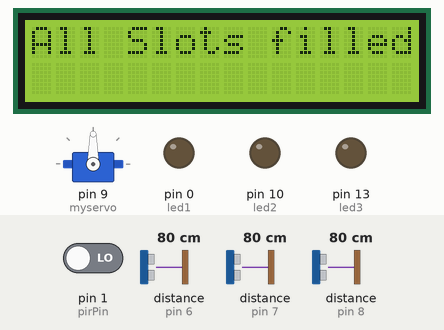
This sketch was run on a simulated Arduino Uno, built with avr-gcc and run on an emulated ATmega328P. On the bench: servo, 16×2 character LCD, output pins drawn as LEDs (lit = HIGH). Wiring (inferred from the names in the program): 3 × ultrasonic range finder: trigger pin 6, echo pin 6 / trigger pin 7, echo pin 7 / trigger pin 8, echo pin 8. The test bench sets the inputs (shaded band); at power-on: distance to the obstacle (sensors on pin 6, pin 7, pin 8) 80 cm, pin 1 (pirPin) LOW. The echo pulse lasts 58.3 µs per cm.

Above: at 1.2 s.
1.3 s: distance to the obstacle (sensor on pin 6) set to 4 cm
5.4 s: distance to the obstacle (sensor on pin 6) set to 2 cm
At 6.9 s:
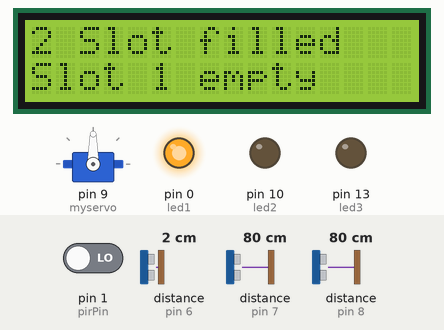
9.5 s: pin 1 (pirPin) driven HIGH
At 12.0 s:
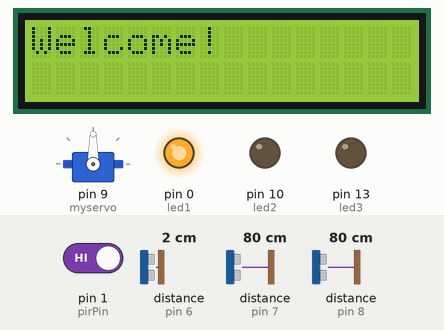
13.1 s: distance to the obstacle (sensor on pin 6) set to 9 cm
At 16.9 s:
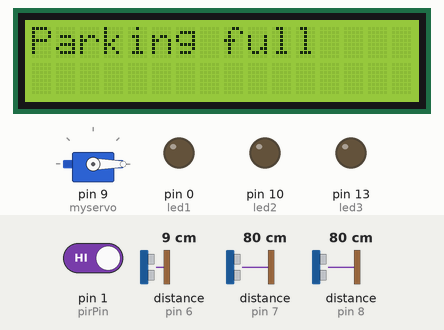
17.2 s: distance to the obstacle (sensor on pin 7) set to 4 cm
21.3 s: distance to the obstacle (sensor on pin 7) set to 2 cm
At 24.3 s:
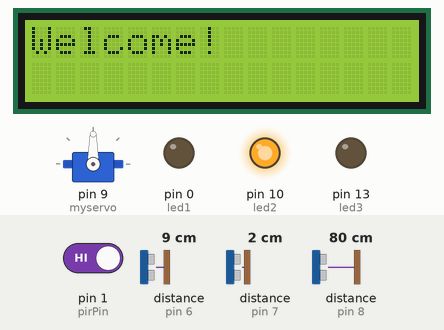
Timing chart, 0 to 28.2 s (numbered marks = the images above; inputs shaded):
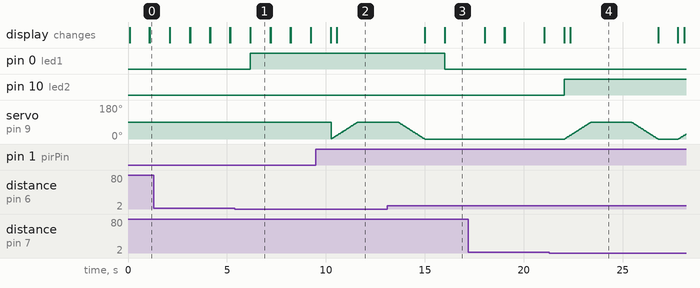

Measured:
- the behaviour switches between 3 and 2 cm on distance to the obstacle (sensor on pin 6) (found by bisection; images 0 and 1)
- the behaviour switches between 3 and 2 cm on distance to the obstacle (sensor on pin 7) (found by bisection; images 3 and 4)
- after the input at 5.4 s, pin 0 (led1): LOW → HIGH after 0.78 s; the display: first differs from a run without the input after 0.79 s (image 1)
- after the input at 13.1 s, pin 0 (led1): HIGH → LOW after 2.9 s; servo on pin 9 (myservo): goes on until 15.0 s, then stays 0°; the display: first differs from a run without the input after 2.9 s (image 3)
- after the input at 21.3 s, pin 10 (led2): LOW → HIGH after 0.74 s
- what the display in image 1 shows lasts 1.0 s, from 6.2 s to 7.2 s

The sketch:

smart_parking1.ino
```cpp
#include <LiquidCrystal.h>
#include <Servo.h>
Servo myservo;
#define trigPin1 6
#define trigPin2 7
#define trigPin3 8
#define echoPin1 6
#define echoPin2 7
#define echoPin3 8
#define led1 0
#define led2 10
#define led3 13
#define buttonPin 1 // Pin for the push button
LiquidCrystal lcd(12, 11, 5, 4, 3, 2);

bool bool1 = false;
bool bool2 = false;
bool bool3 = false;

int pirPin = 1;
int pirStat = 0;
int pos = 0;

long readUltrasonicDistance(int triggerPin, int echoPin) {
  pinMode(triggerPin, OUTPUT);
  digitalWrite(triggerPin, LOW);
  delayMicroseconds(2);
  digitalWrite(triggerPin, HIGH);
  delayMicroseconds(10);
  digitalWrite(triggerPin, LOW);
  pinMode(echoPin, INPUT);
  return pulseIn(echoPin, HIGH);
}

void setup() {

  pinMode(trigPin1, OUTPUT);
  pinMode(trigPin2, OUTPUT);
  pinMode(trigPin3, OUTPUT);
  pinMode(echoPin1, INPUT);
  pinMode(echoPin2, INPUT);
  pinMode(echoPin3, INPUT);
  pinMode(led1, OUTPUT);
  pinMode(led2, OUTPUT);
  pinMode(led3, OUTPUT);
  pinMode(pirPin, INPUT);
  myservo.attach(9);
  lcd.begin(16, 2);
}

void loop() {


  float distance1 = (readUltrasonicDistance(trigPin1, echoPin1) * 0.034) / 2;
  float distance2 = (readUltrasonicDistance(trigPin2, echoPin2) * 0.034) / 2;
  float distance3 = (readUltrasonicDistance(trigPin3, echoPin3) * 0.034) / 2;

  // Check distances for each slot
  bool1 = distance1 < 320 && distance1 > 2;
  bool2 = distance2 < 320 && distance2 > 2;
  bool3 = distance3 < 320 && distance3 > 2;

  digitalWrite(led1, bool1 ? LOW : HIGH);
  digitalWrite(led2, bool2 ? LOW : HIGH);
  digitalWrite(led3, bool3 ? LOW : HIGH);

  pirStat = digitalRead(pirPin);
  if (pirStat == HIGH) {
   lcd.setCursor(0, 0);
   if (bool1 && bool2 && bool3) {
     lcd.print("Parking full");
     delay(2000);
   }
    else{
     lcd.print("Welcome!");

   for (pos = 0; pos <= 90; pos += 1) {
    myservo.write(pos);
    delay(15);
   }
     delay(2000);
    for (pos = 90; pos >= 0; pos -= 1) {
    myservo.write(pos);
    delay(15);
    }}
 }

    // Display slot statuses if the button is not pressed
    lcd.setCursor(0, 0);

    if (!bool1 && !bool2 && !bool3) {
      lcd.print("All slots empty");
    } else if (bool1 && !bool2 && !bool3) {
      lcd.print("1 Slot filled");
      lcd.setCursor(0, 1);
      lcd.print("Slot 2 3 empty");
    } else if (!bool1 && bool2 && !bool3) {
      lcd.print("1 Slot filled");
      lcd.setCursor(0, 1);
      lcd.print("Slot 1 3 empty");
    } else if (bool1 && bool2 && !bool3) {
      lcd.print("2 Slot filled");
      lcd.setCursor(0, 1);
      lcd.print("Slot 3 empty");
    } else if (!bool1 && !bool2 && bool3) {
      lcd.print("1 Slot filled");
      lcd.setCursor(0, 1);
      lcd.print("Slot 1 2 empty");
    } else if (bool1 && !bool2 && bool3) {
      lcd.print("2 Slot filled");
      lcd.setCursor(0, 1);
      lcd.print("Slot 2 empty");
    } else if (!bool1 && bool2 && bool3) {
      lcd.print("2 Slot filled");
      lcd.setCursor(0, 1);
      lcd.print("Slot 1 empty");
    } else {
      lcd.print("All Slots filled");
    }
    delay(1000);
    lcd.clear();

}
```
